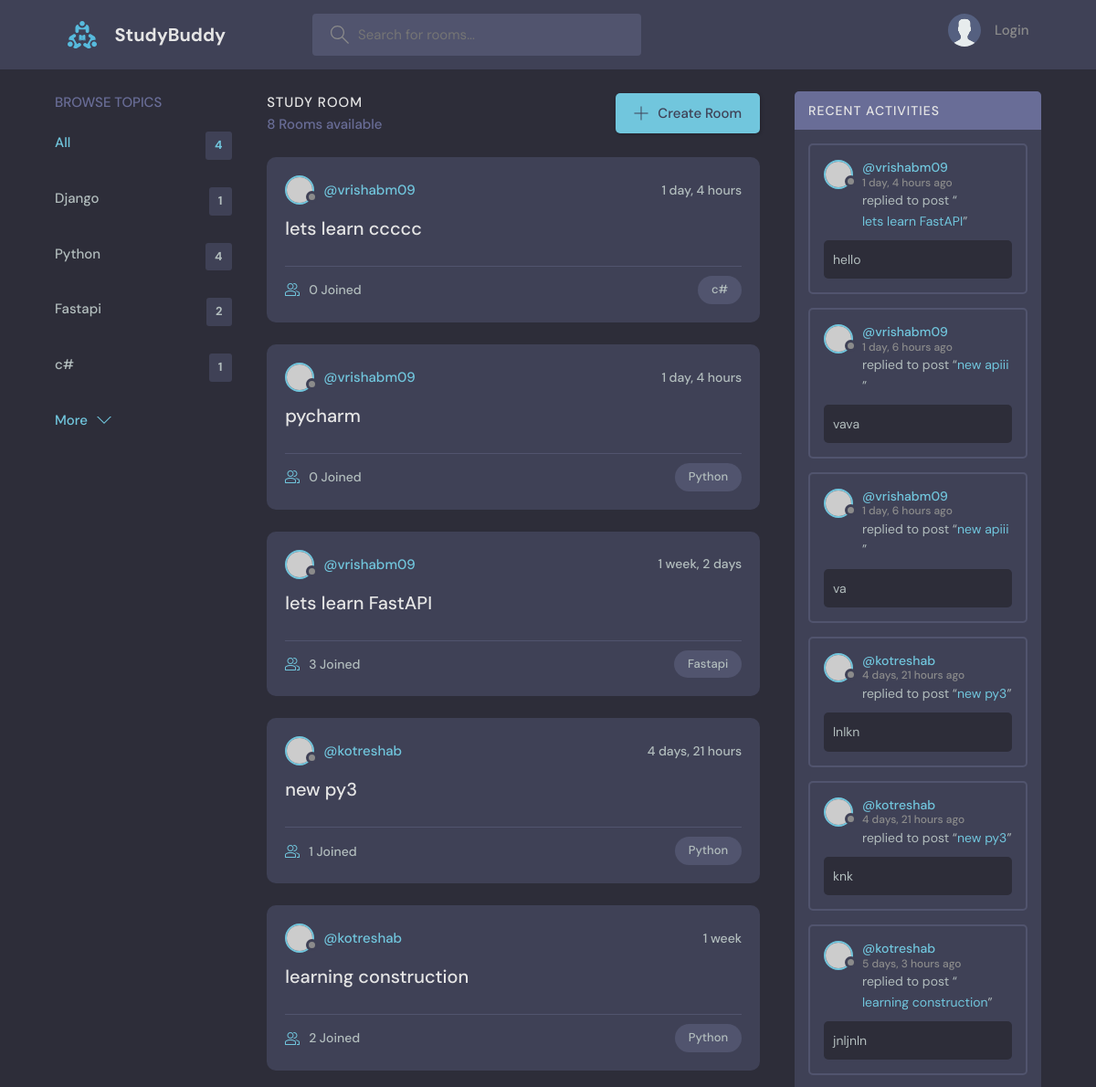
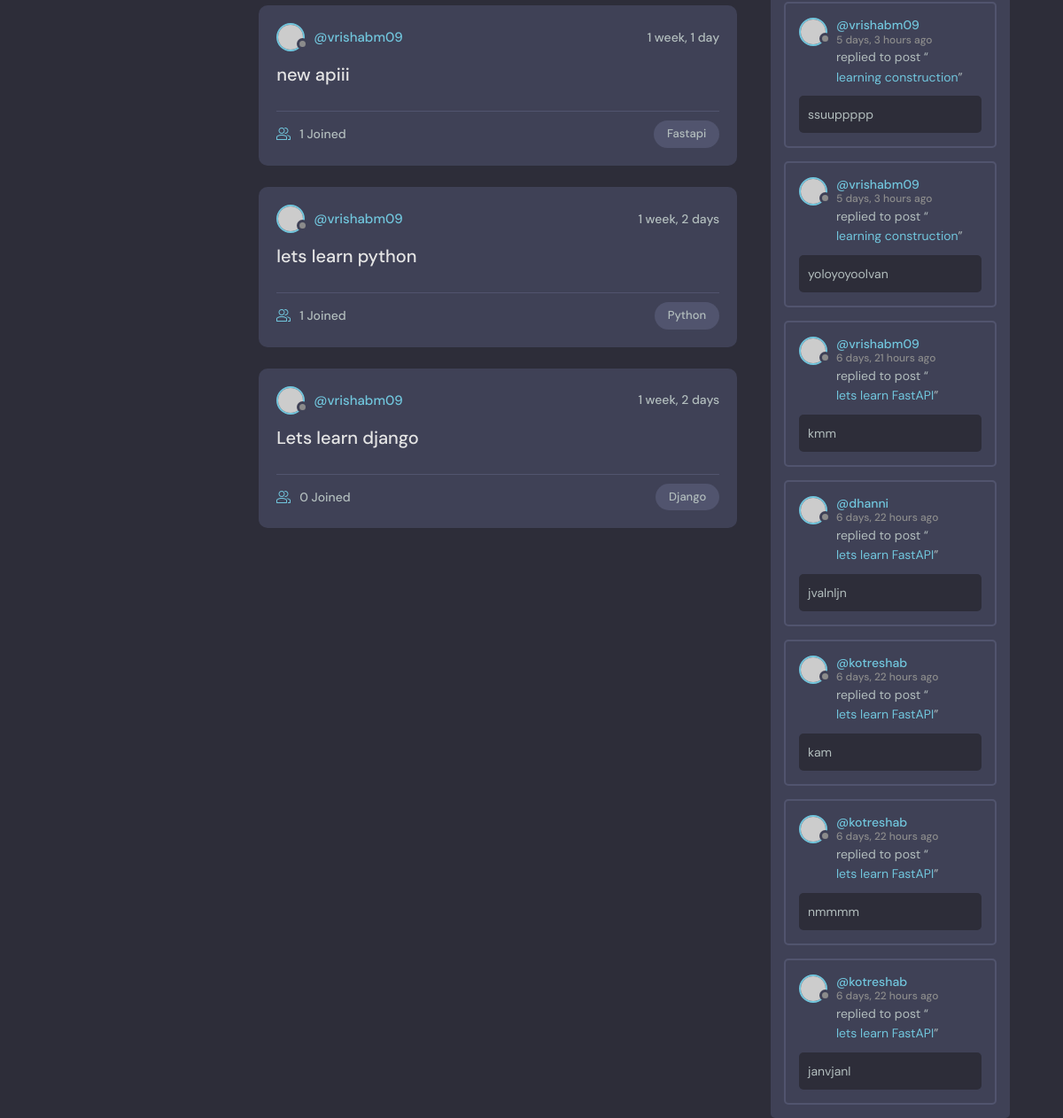
The page / on the database its author committed (2 pictures, top to bottom).
### base/models.py (models this page shows, shortened)
class Topic(models.Model):
    name = models.CharField(max_length=200)

class Room(models.Model):
    host = models.ForeignKey(User, on_delete=models.SET_NULL, null=True)
    topic = models.ForeignKey(Topic, on_delete=models.SET_NULL, null=True)
    name = models.CharField(max_length=200)
    description = models.TextField(null = True, blank=True)
    participants = models.ManyToManyField(User, related_name='participants', blank=True)
    created = models.DateTimeField(auto_now_add=True)
    updated = models.DateTimeField(auto_now=True)
    class Meta:
        ordering = ['-updated', 'created']
    def __str__(self):
        return self.name

class Message(models.Model):
    user = models.ForeignKey(User, on_delete=models.CASCADE)
    room = models.ForeignKey(Room, on_delete=models.CASCADE)
    body = models.TextField()
    created = models.DateTimeField(auto_now_add=True)
    updated = models.DateTimeField(auto_now=True)
    class Meta:
        ordering = ['-updated', 'created']
    def __str__(self):
        return self.body[0:50]

### base/views.py (the view)
# urls.py: path('', views.home, name='home'),
def home(request):
    q = request.GET.get('q') if request.GET.get('q') !=None else ''
    rooms = Room.objects.filter(Q(topic__name__icontains=q) |
    Q(name__icontains=q)
    )
    room_count = rooms.count()
    topics = Topic.objects.all()[0:4]
    room_messages = Message.objects.filter(Q(room__topic__name__icontains=q))
    context = {'rooms': rooms, 'topics': topics, 'room_count' : room_count, 'room_messages': room_messages}
    return render(request, 'base/home.html', context)

### base/templates/base/home.html (shortened to what this page needs)
  {% extends 'main.html' %}
  {% block content %}
  <main class="layout layout--3">
      <div class="container">
        {% include 'base/topics_component.html' %}
        <div class="roomList">
          <div class="roomList__header">
            <div>
              <h2>Study Room</h2>
              <p>{{room_count}} Rooms available</p>
            </div>
            <a class="btn btn--main" href="{% url 'create-room'%}">
              <svg version="1.1" xmlns="http://www.w3.org/2000/svg" width="32" height="32" viewBox="0 0 32 32">
                <title>add</title>
                <path
                  d="M16.943 0.943h-1.885v14.115h-14.115v1.885h14.115v14.115h1.885v-14.115h14.115v-1.885h-14.115v-14.115z"
                ></path>
              </svg>
              Create Room
            </a>
          </div>
        {% include 'base/feed_component.html' %}
        </div>
        {% include 'base/activity_component.html' %}
      </div>
    </main>
{% endblock %}

### base/templates/base/topics_component.html
<div class="topics">
    <div class="topics__header">
      <h2>Browse Topics</h2>
    </div>
    <ul class="topics__list">
      <li>
        <a href="{% url 'home' %}" class="active">All <span>{{topics.count}}</span></a>
      </li>
      {% for topic in topics %}
      <li>
        <a href="{%url 'home' %}?q={{topic.name}}">{{topic.name}} <span>{{topic.room_set.all.count}}</span></a>
      </li>
      {% endfor %}
    </ul>
    <a class="btn btn--link" href="{% url 'topics' %}">
      More
      <svg version="1.1" xmlns="http://www.w3.org/2000/svg" width="32" height="32" viewBox="0 0 32 32">
        <title>chevron-down</title>
        <path d="M16 21l-13-13h-3l16 16 16-16h-3l-13 13z"></path>
      </svg>
    </a>
  </div>

### base/templates/base/feed_component.html (shortened to what this page needs)
{% for room in rooms %}
<div class="roomListRoom">
    <div class="roomListRoom__header">
      <a href="{% url 'user-profile' room.host.id %}" class="roomListRoom__author">
        <div class="avatar avatar--small">
          <img src="https://randomuser.me/api/portraits/women/11.jpg" />
        </div>
        <span>@{{room.host.username}}</span>
      </a>
      <div class="roomListRoom__actions">
        <span>{{room.created|timesince}}</span>
      </div>
    </div>
    <div class="roomListRoom__content">
      <a href="{% url 'room' room.id %}">{{room.name}}</a>
    </div>
    <div class="roomListRoom__meta">
      <a href="{% url 'room' room.id %}" class="roomListRoom__joined">
        {{room.participants.all.count}} Joined
      </a>
      <p class="roomListRoom__topic">{{room.topic.name}}</p>
    </div>
  </div>
{% endfor %}

### base/templates/base/activity_component.html (shortened to what this page needs)
<div class="activities">
    <div class="activities__header">
      <h2>Recent Activities</h2>
    </div>
    {% for message in room_messages %}
    <div class="activities__box">
      <div class="activities__boxHeader roomListRoom__header">
        <a href="{% url 'user-profile' message.user.id %}" class="roomListRoom__author">
          <div class="avatar avatar--small">
            <img src="https://randomuser.me/api/portraits/women/11.jpg" />
          </div>
          <p>
            @{{message.user}}
            <span>{{message.created|timesince}} ago</span>
          </p>
        </a>
      </div>
      <div class="activities__boxContent">
        <p>replied to post “<a href="{% url 'room' message.room.id %}">{{message.room}}</a>”</p>
        <div class="activities__boxRoomContent">
            {{message}}
        </div>
      </div>
    </div>
    {% endfor %}
  </div>

### rows shown on the page
Topic: name "Django", room_set.all.count "1"
Topic: name "Python", room_set.all.count "4"
Topic: name "Fastapi", room_set.all.count "2"
Topic: name "c#", room_set.all.count "1"
Room: host.username "vrishabm09", created "1 day, 4 hours", name "lets learn ccccc", participants.all.count "0", topic.name "c#"
Room: host.username "vrishabm09", created "1 day, 4 hours", name "pycharm", participants.all.count "0", topic.name "Python"
Room: host.username "vrishabm09", created "1 week, 2 days", name "lets learn FastAPI", participants.all.count "3", topic.name "Fastapi"
Room: host.username "kotreshab", created "4 days, 21 hours", name "new py3", participants.all.count "1", topic.name "Python"
Room: host.username "kotreshab", created "1 week", name "learning construction", participants.all.count "2", topic.name "Python"
Room: host.username "vrishabm09", created "1 week, 1 day", name "new apiii", participants.all.count "1", topic.name "Fastapi"
Room: host.username "vrishabm09", created "1 week, 2 days", name "lets learn python", participants.all.count "1", topic.name "Python"
Room: host.username "vrishabm09", created "1 week, 2 days", name "Lets learn django", participants.all.count "0", topic.name "Django"
Message: user "vrishabm09", created "1 day, 4 hours", room "lets learn FastAPI", body "hello"
Message: user "vrishabm09", created "1 day, 6 hours", room "new apiii", body "vava"
Message: user "vrishabm09", created "1 day, 6 hours", room "new apiii", body "va"
Message: user "kotreshab", created "4 days, 21 hours", room "new py3", body "lnlkn"
Message: user "kotreshab", created "4 days, 21 hours", room "new py3", body "knk"
Message: user "kotreshab", created "5 days, 3 hours", room "learning construction", body "jnljnln"
Message: user "vrishabm09", created "5 days, 3 hours", room "learning construction", body "ssuuppppp"
Message: user "vrishabm09", created "5 days, 3 hours", room "learning construction", body "yoloyoyoolvan"
Message: user "vrishabm09", created "6 days, 21 hours", room "lets learn FastAPI", body "kmm"
Message: user "dhanni", created "6 days, 22 hours", room "lets learn FastAPI", body "jvalnljn"
Message: user "kotreshab", created "6 days, 22 hours", room "lets learn FastAPI", body "kam"
Message: user "kotreshab", created "6 days, 22 hours", room "lets learn FastAPI", body "nmmmm"
Message: user "kotreshab", created "6 days, 22 hours", room "lets learn FastAPI", body "janvjanl"

### other values the page prints
{{ topics.count }} "4"
{{ room_count }} "8"
